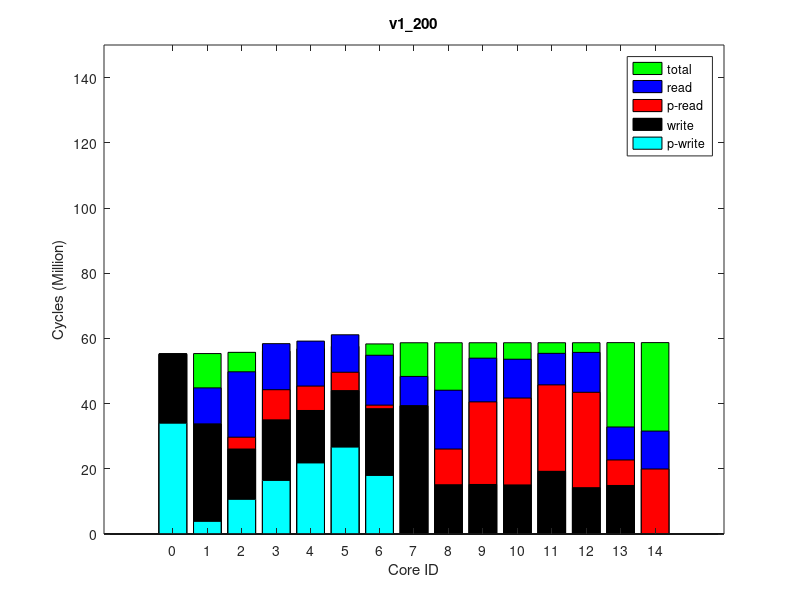

MATLAB code to generate this figure:
times(1, :, :) = [
0, 54437040, 0
1176, 54796634, 0
3630247, 55170399, 0
9258474, 55527414, 0
7490527, 56238889, 0
5629050, 56981947, 0
1075945, 57729837, 0
61301, 58081814, 0
10934306, 58082824, 0
25330423, 58084650, 0
26642345, 58086806, 0
26512063, 58089535, 0
29256770, 58091100, 0
7743512, 58121684, 0
19108011, 58130242, 0
];
times(2, :, :) = [
0, 54441412, 0
1186, 54801261, 0
3624772, 55174943, 0
9246222, 55531672, 0
7491674, 56243474, 0
5627582, 56986610, 0
1077692, 57734649, 0
61470, 58086603, 0
10939774, 58087624, 0
25335783, 58089450, 0
26645224, 58091608, 0
26517998, 58094370, 0
29249347, 58095923, 0
7828059, 58126500, 0
20028572, 58135052, 0
];
times(3, :, :) = [
0, 54442797, 0
1182, 54803151, 0
3627655, 55177262, 0
9236541, 55534035, 0
7485715, 56246252, 0
5632837, 56988848, 0
1077448, 57737080, 0
61405, 58088917, 0
10944725, 58089923, 0
25336714, 58091746, 0
26646729, 58093895, 0
26519280, 58096611, 0
29252127, 58098162, 0
7829660, 58128742, 0
20030650, 58137291, 0
];
times(4, :, :) = [
0, 54443319, 0
1181, 54803732, 0
3627960, 55177239, 0
9234805, 55534410, 0
7479918, 56246614, 0
5628619, 56989738, 0
1077332, 57738443, 0
61252, 58090238, 0
10943163, 58091228, 0
25340397, 58093061, 0
26648080, 58095233, 0
26519287, 58098010, 0
29255393, 58099672, 0
7830898, 58130229, 0
20033673, 58138791, 0
];
times(5, :, :) = [
0, 54448193, 0
1225, 54807720, 0
3627255, 55181383, 0
9230435, 55538517, 0
7481362, 56250792, 0
5617048, 56993738, 0
1070894, 57741915, 0
61353, 58093708, 0
10950342, 58094713, 0
25340975, 58096550, 0
26650987, 58098733, 0
26521016, 58101478, 0
29255685, 58103137, 0
7832115, 58133747, 0
20036650, 58142295, 0
];
times(6, :, :) = [
0, 54441171, 0
1189, 54801615, 0
3629616, 55175180, 0
9254497, 55532036, 0
7497408, 56243485, 0
5630310, 56986255, 0
1082938, 57734240, 0
61301, 58086112, 0
10938634, 58087125, 0
25333810, 58088967, 0
26644684, 58091149, 0
26516835, 58093882, 0
29248793, 58095557, 0
7825605, 58126166, 0
20028708, 58134724, 0
];
times(7, :, :) = [
0, 54449324, 0
1185, 54809389, 0
3621722, 55182955, 0
9220254, 55539629, 0
7472946, 56251578, 0
5612914, 56994033, 0
1071620, 57742143, 0
61362, 58094153, 0
10945867, 58095163, 0
25343133, 58096985, 0
26653826, 58099164, 0
26520368, 58101896, 0
29255359, 58103451, 0
7834358, 58134030, 0
20035254, 58142589, 0
];
times(8, :, :) = [
0, 54441656, 0
1181, 54801716, 0
3627611, 55175394, 0
9244676, 55532101, 0
7484226, 56243962, 0
5617777, 56986744, 0
1070242, 57734652, 0
61403, 58086531, 0
10937224, 58087527, 0
25335270, 58089366, 0
26645756, 58091546, 0
26515954, 58094320, 0
29247937, 58095968, 0
7826832, 58126558, 0
20028225, 58135092, 0
];
times(9, :, :) = [
0, 54445190, 0
1225, 54805119, 0
3624227, 55179142, 0
9214426, 55535855, 0
7463526, 56248259, 0
5607754, 56991612, 0
1069207, 57739589, 0
61369, 58091596, 0
10947591, 58092609, 0
25340650, 58094452, 0
26650187, 58096632, 0
26525318, 58099337, 0
29255214, 58100893, 0
7829581, 58131491, 0
20034369, 58140055, 0
];
times(10, :, :) = [
0, 54443067, 0
1181, 54803072, 0
3636307, 55176393, 0
9239867, 55533553, 0
7488336, 56245772, 0
5621646, 56988918, 0
1072013, 57737602, 0
61521, 58089448, 0
10945862, 58090437, 0
25336692, 58092322, 0
26648635, 58094477, 0
26512304, 58097162, 0
29247775, 58098717, 0
7831493, 58129291, 0
20031153, 58137837, 0
];
ave_times = round(squeeze(mean(times)));
format long g, ave_times
std_times = round(squeeze(std(times)));
format long g, std_times
polling_read_times = ave_times;
times(1, :, :) = [
33980337, 57438005, 0
3871200, 57817487, 0
10620611, 58212867, 0
16414903, 58590188, 0
21782987, 59341666, 0
26636594, 60125637, 0
17949364, 60920269, 0
0, 61284032, 0
0, 61285005, 0
0, 61286765, 0
0, 61288971, 0
0, 61291690, 0
0, 61293277, 0
0, 61324941, 0
0, 61331397, 0
];
times(2, :, :) = [
33980734, 57436777, 0
3870222, 57816603, 0
10624363, 58212184, 0
16425278, 58589002, 0
21797081, 59340896, 0
26646155, 60125522, 0
17955024, 60919908, 0
0, 61283615, 0
0, 61284602, 0
0, 61286378, 0
0, 61288588, 0
0, 61291349, 0
0, 61292949, 0
0, 61324646, 0
0, 61331104, 0
];
times(3, :, :) = [
33979919, 57437582, 0
3872221, 57817487, 0
10635017, 58213077, 0
16449530, 58590155, 0
21815416, 59342409, 0
26668571, 60126591, 0
17964592, 60921001, 0
0, 61284785, 0
0, 61285788, 0
0, 61287578, 0
0, 61289771, 0
0, 61292505, 0
0, 61294094, 0
0, 61325827, 0
0, 61332270, 0
];
times(4, :, :) = [
33980928, 57437426, 0
3871380, 57817547, 0
10624639, 58212916, 0
16430843, 58589989, 0
21797196, 59341972, 0
26667329, 60126502, 0
17960166, 60921085, 0
0, 61284790, 0
0, 61285765, 0
0, 61287540, 0
0, 61289719, 0
0, 61292459, 0
0, 61294038, 0
0, 61325738, 0
0, 61332185, 0
];
times(5, :, :) = [
33978749, 57435505, 0
3868950, 57815689, 0
10620634, 58211201, 0
16418337, 58587987, 0
21794264, 59340173, 0
26640199, 60124983, 0
17953603, 60919877, 0
0, 61283468, 0
0, 61284450, 0
0, 61286219, 0
0, 61288457, 0
0, 61291168, 0
0, 61292771, 0
0, 61324464, 0
0, 61330921, 0
];
times(6, :, :) = [
33980427, 57438213, 0
3876125, 57817991, 0
10630460, 58213367, 0
16436504, 58590032, 0
21797206, 59341410, 0
26646105, 60126475, 0
17955154, 60921308, 0
0, 61284878, 0
0, 61285868, 0
0, 61287640, 0
0, 61289868, 0
0, 61292629, 0
0, 61294212, 0
0, 61325921, 0
0, 61332425, 0
];
times(7, :, :) = [
33981447, 57438206, 0
3870118, 57818182, 0
10623831, 58213389, 0
16426002, 58590424, 0
21792957, 59342301, 0
26658901, 60126793, 0
17956073, 60920920, 0
0, 61284687, 0
0, 61285683, 0
0, 61287457, 0
0, 61289682, 0
0, 61292416, 0
0, 61294012, 0
0, 61325714, 0
0, 61332168, 0
];
times(8, :, :) = [
33980215, 57436723, 0
3867449, 57816858, 0
10617895, 58211929, 0
16412693, 58589276, 0
21784833, 59340669, 0
26645799, 60125213, 0
17950581, 60920213, 0
0, 61283825, 0
0, 61284822, 0
0, 61286617, 0
0, 61288833, 0
0, 61291587, 0
0, 61293181, 0
0, 61324870, 0
0, 61331322, 0
];
times(9, :, :) = [
33986330, 57443215, 0
3880713, 57822896, 0
10649326, 58218096, 0
16451941, 58594676, 0
21812098, 59347198, 0
26664790, 60131303, 0
17963003, 60926132, 0
0, 61289558, 0
0, 61290541, 0
0, 61292298, 0
0, 61294488, 0
0, 61297218, 0
0, 61298803, 0
0, 61330494, 0
0, 61336940, 0
];
times(10, :, :) = [
33980623, 57438224, 0
3873275, 57817459, 0
10633155, 58213283, 0
16436436, 58590643, 0
21815061, 59342496, 0
26672625, 60127213, 0
17956065, 60921797, 0
0, 61285477, 0
0, 61286450, 0
0, 61288220, 0
0, 61290442, 0
0, 61293146, 0
0, 61294736, 0
0, 61326417, 0
0, 61332866, 0
];
ave_times = round(squeeze(mean(times)));
format long g, ave_times
std_times = round(squeeze(std(times)));
format long g, std_times
polling_write_times = ave_times;
times(1, :, :) = [
0, 60229921, 0
11110795, 60629632, 64000
23689684, 61040067, 128000
23366630, 61434565, 64000
21280343, 62222543, 64000
17123318, 63043280, 64000
16378401, 63867413, 128000
9043830, 64263388, 64000
28988506, 64264406, 128000
38750882, 64266197, 64000
38560325, 64268351, 64000
36194384, 64271462, 64000
41491708, 64273047, 64000
17945881, 64303998, 128000
30751756, 64336813, 250000
];
times(2, :, :) = [
0, 60232262, 0
11110648, 60631164, 64000
23685914, 61041136, 128000
23375375, 61435764, 64000
21279507, 62223459, 64000
17132067, 63043903, 64000
16377137, 63868066, 128000
9044324, 64264214, 64000
28991171, 64265225, 128000
38752675, 64267025, 64000
38564073, 64269190, 64000
36194166, 64272315, 64000
41495825, 64273911, 64000
17943031, 64304845, 128000
31665688, 64336548, 250000
];
times(3, :, :) = [
0, 60231132, 0
11109605, 60630545, 64000
23703842, 61040063, 128000
23382327, 61434759, 64000
21292559, 62221959, 64000
17122713, 63043188, 64000
16381678, 63866901, 128000
9045430, 64263009, 64000
28988871, 64264042, 128000
38750519, 64265839, 64000
38560989, 64267992, 64000
36190893, 64271096, 64000
41490158, 64272666, 64000
17938532, 64303622, 128000
31666073, 64335319, 250000
];
times(4, :, :) = [
0, 60225559, 0
11110792, 60625553, 64000
23693141, 61036167, 128000
23363855, 61431101, 64000
21282784, 62219326, 64000
17123055, 63040378, 64000
16385493, 63864643, 128000
9044438, 64260670, 64000
28985550, 64261694, 128000
38748463, 64263452, 64000
38560005, 64265589, 64000
36188716, 64268673, 64000
41492581, 64270248, 64000
17937122, 64301197, 128000
31662931, 64332809, 250000
];
times(5, :, :) = [
0, 60221096, 0
11110283, 60620162, 64000
23694174, 61030010, 128000
23384233, 61424968, 64000
21278574, 62212640, 64000
17138867, 63033372, 64000
16385467, 63857920, 128000
9041738, 64254061, 64000
28980986, 64255064, 128000
38741019, 64256864, 64000
38554053, 64259018, 64000
36183440, 64262145, 64000
41484486, 64263727, 64000
17931220, 64294655, 128000
31655858, 64326258, 250000
];
times(6, :, :) = [
0, 60227473, 0
11111380, 60627103, 64000
23690944, 61036917, 128000
23380416, 61432132, 64000
21262457, 62220201, 64000
17104063, 63041018, 64000
16376590, 63865038, 128000
9044117, 64260996, 64000
28986410, 64262022, 128000
38747894, 64263779, 64000
38560313, 64265942, 64000
36190588, 64269032, 64000
41493089, 64270606, 64000
17939309, 64301556, 128000
31663272, 64333254, 250000
];
times(7, :, :) = [
0, 60232345, 0
11113401, 60632130, 64000
23684706, 61042475, 128000
23362636, 61437060, 64000
21280958, 62224943, 64000
17116201, 63045786, 64000
16382828, 63869868, 128000
9046748, 64265897, 64000
28991722, 64266923, 128000
38752548, 64268696, 64000
38561123, 64270829, 64000
36196215, 64273978, 64000
41496398, 64275562, 64000
17945328, 64306498, 128000
31667250, 64338184, 250000
];
times(8, :, :) = [
0, 60231412, 0
11110890, 60630588, 64000
23686813, 61039970, 128000
23362040, 61434146, 64000
21270866, 62222112, 64000
17119306, 63043006, 64000
16382546, 63866612, 128000
9044236, 64262647, 64000
28988067, 64263651, 128000
38751428, 64265451, 64000
38561010, 64267627, 64000
36188560, 64270790, 64000
41493705, 64272398, 64000
17940511, 64303384, 128000
31665062, 64334895, 250000
];
times(9, :, :) = [
0, 60223568, 0
11109475, 60623517, 64000
23704734, 61032930, 128000
23407827, 61427441, 64000
21301441, 62214555, 64000
17147014, 63035476, 64000
16383182, 63859160, 128000
9043645, 64255307, 64000
28982188, 64256343, 128000
38744182, 64258128, 64000
38552566, 64260299, 64000
36183017, 64263401, 64000
41486857, 64264977, 64000
17933179, 64295920, 128000
31657259, 64327530, 250000
];
times(10, :, :) = [
0, 60232970, 0
11111442, 60632393, 64000
23689714, 61041913, 128000
23363129, 61436771, 64000
21286042, 62224561, 64000
17116988, 63045281, 64000
16377211, 63868755, 128000
9046384, 64264956, 64000
28991797, 64265993, 128000
38750718, 64267765, 64000
38564029, 64269938, 64000
36194650, 64273091, 64000
41495945, 64274687, 64000
17946574, 64305670, 128000
31666808, 64337072, 250000
];
ave_times = round(squeeze(mean(times)));
format long g, ave_times
std_times = round(squeeze(std(times)));
format long g, std_times
read_times = ave_times;
times(1, :, :) = [
0, 54983978, 0
0, 55347078, 0
0, 55724515, 0
0, 56084235, 0
0, 56801995, 0
0, 57551671, 0
0, 58308574, 0
0, 58664744, 0
0, 58665749, 0
0, 58667499, 0
0, 58669610, 0
0, 58672269, 0
0, 58673806, 0
0, 58704239, 0
0, 58711564, 0
];
times(2, :, :) = [
0, 54988155, 0
0, 55350946, 0
0, 55728539, 0
0, 56088269, 0
0, 56805725, 0
0, 57555482, 0
0, 58312958, 0
0, 58669096, 0
0, 58670079, 0
0, 58671816, 0
0, 58673913, 0
0, 58676621, 0
0, 58678173, 0
0, 58708593, 0
0, 58715915, 0
];
times(3, :, :) = [
0, 54987426, 0
0, 55350458, 0
0, 55728179, 0
0, 56087852, 0
0, 56805047, 0
0, 57554796, 0
0, 58312049, 0
0, 58668258, 0
0, 58669233, 0
0, 58670986, 0
0, 58673082, 0
0, 58675756, 0
0, 58677315, 0
0, 58707726, 0
0, 58715047, 0
];
times(4, :, :) = [
0, 54983427, 0
0, 55346338, 0
0, 55724079, 0
0, 56083991, 0
0, 56801460, 0
0, 57551531, 0
0, 58309033, 0
0, 58665331, 0
0, 58666296, 0
0, 58668032, 0
0, 58670162, 0
0, 58672838, 0
0, 58674367, 0
0, 58704798, 0
0, 58712121, 0
];
times(5, :, :) = [
0, 54981179, 0
0, 55343976, 0
0, 55721651, 0
0, 56081644, 0
0, 56799324, 0
0, 57548631, 0
0, 58305723, 0
0, 58661941, 0
0, 58662928, 0
0, 58664675, 0
0, 58666778, 0
0, 58669445, 0
0, 58670980, 0
0, 58701407, 0
0, 58708729, 0
];
times(6, :, :) = [
0, 54987842, 0
0, 55350896, 0
0, 55728450, 0
0, 56087923, 0
0, 56805535, 0
0, 57555725, 0
0, 58312897, 0
0, 58669051, 0
0, 58670029, 0
0, 58671758, 0
0, 58673852, 0
0, 58676501, 0
0, 58678027, 0
0, 58708432, 0
0, 58715737, 0
];
times(7, :, :) = [
0, 54987697, 0
0, 55350107, 0
0, 55727726, 0
0, 56087472, 0
0, 56804970, 0
0, 57554492, 0
0, 58311687, 0
0, 58667958, 0
0, 58668940, 0
0, 58670673, 0
0, 58672764, 0
0, 58675409, 0
0, 58676933, 0
0, 58707330, 0
0, 58714651, 0
];
times(8, :, :) = [
0, 54987500, 0
0, 55351013, 0
0, 55728497, 0
0, 56088675, 0
0, 56806188, 0
0, 57555809, 0
0, 58313084, 0
0, 58669355, 0
0, 58670334, 0
0, 58672080, 0
0, 58674186, 0
0, 58676884, 0
0, 58678432, 0
0, 58708846, 0
0, 58716151, 0
];
times(9, :, :) = [
0, 54987241, 0
0, 55350232, 0
0, 55728055, 0
0, 56087675, 0
0, 56805695, 0
0, 57555278, 0
0, 58312997, 0
0, 58669159, 0
0, 58670161, 0
0, 58671896, 0
0, 58674027, 0
0, 58676690, 0
0, 58678223, 0
0, 58708660, 0
0, 58715982, 0
];
times(10, :, :) = [
0, 54982465, 0
0, 55345303, 0
0, 55722734, 0
0, 56082526, 0
0, 56800168, 0
0, 57550043, 0
0, 58307146, 0
0, 58663224, 0
0, 58664194, 0
0, 58665928, 0
0, 58668024, 0
0, 58670724, 0
0, 58672269, 0
0, 58702680, 0
0, 58709994, 0
];
ave_times = round(squeeze(mean(times)));
format long g, ave_times
std_times = round(squeeze(std(times)));
format long g, std_times
total_times = ave_times;
times(1, :, :) = [
55279105, 68607404, 64000
33717061, 69062427, 128000
26079335, 69533117, 64000
35030905, 69983491, 64000
37907972, 70882432, 64000
44009062, 71821192, 64000
38456532, 72761821, 64000
39291115, 73202126, 128000
15118841, 73203248, 64000
15191862, 73205346, 64000
15057396, 73208047, 64000
19234807, 73211123, 64000
14209448, 73213055, 64000
14931008, 73251686, 64000
0, 73252530, 0
];
times(2, :, :) = [
55276644, 68604943, 64000
33712903, 69060190, 128000
26045317, 69531114, 64000
34992985, 69981817, 64000
37873241, 70881010, 64000
43978713, 71819993, 64000
38438672, 72760772, 64000
39291320, 73201240, 128000
15117821, 73202379, 64000
15192030, 73204525, 64000
15056338, 73207261, 64000
19221703, 73210408, 64000
14216612, 73212338, 64000
14880853, 73250976, 64000
0, 73251843, 0
];
times(3, :, :) = [
55275482, 68603781, 64000
33713732, 69058915, 128000
26064437, 69529452, 64000
35017009, 69980410, 64000
37893745, 70879633, 64000
43976646, 71818269, 64000
38442285, 72759368, 64000
39288807, 73199666, 128000
15117597, 73200802, 64000
15191686, 73202946, 64000
15056527, 73205652, 64000
19231278, 73208778, 64000
14216339, 73210733, 64000
14880920, 73249379, 64000
0, 73250236, 0
];
times(4, :, :) = [
55279182, 68607481, 64000
33717227, 69062504, 128000
26078010, 69533211, 64000
35034821, 69983890, 64000
37895672, 70883175, 64000
44012477, 71822601, 64000
38468467, 72763816, 64000
39294900, 73204326, 128000
15118097, 73205486, 64000
15192127, 73207600, 64000
15057918, 73210322, 64000
19221433, 73213347, 64000
14215197, 73215288, 64000
14883483, 73253928, 64000
0, 73254780, 0
];
times(5, :, :) = [
55276736, 68605035, 64000
33715263, 69060582, 128000
26082161, 69531151, 64000
35035269, 69981885, 64000
37919713, 70880804, 64000
44025046, 71819847, 64000
38453342, 72761059, 64000
39291368, 73201392, 128000
15119234, 73202515, 64000
15193361, 73204614, 64000
15058183, 73207370, 64000
19226992, 73210373, 64000
14215013, 73212295, 64000
14881763, 73250942, 64000
0, 73251792, 0
];
times(6, :, :) = [
55275227, 68603526, 64000
33712927, 69058861, 128000
26062454, 69529518, 64000
35016139, 69979816, 64000
37873517, 70879055, 64000
43973096, 71817904, 64000
38426512, 72758996, 64000
39290319, 73199329, 128000
15117055, 73200458, 64000
15191956, 73202591, 64000
15056259, 73205350, 64000
19226203, 73208355, 64000
14217324, 73210287, 64000
14880864, 73248945, 64000
0, 73249805, 0
];
times(7, :, :) = [
55280436, 68608735, 64000
33715215, 69063503, 128000
26068273, 69534007, 64000
35026286, 69984855, 64000
37886904, 70883724, 64000
43980892, 71823118, 64000
38456418, 72764274, 64000
39291642, 73204735, 128000
15118795, 73205877, 64000
15190485, 73207993, 64000
15057967, 73210745, 64000
19222170, 73213752, 64000
14216711, 73215703, 64000
14880880, 73254354, 64000
0, 73255208, 0
];
times(8, :, :) = [
55279556, 68607855, 64000
33716070, 69062690, 128000
26074672, 69533581, 64000
35027620, 69983911, 64000
37902929, 70882981, 64000
44005176, 71822299, 64000
38456429, 72763159, 64000
39292976, 73203577, 128000
15117874, 73204712, 64000
15191229, 73206831, 64000
15056678, 73209516, 64000
19226232, 73212599, 64000
14214489, 73214547, 64000
14880809, 73253176, 64000
0, 73254023, 0
];
times(9, :, :) = [
55275243, 68603542, 64000
33713365, 69058600, 128000
26049869, 69529198, 64000
35004381, 69979782, 64000
37868405, 70878949, 64000
43979574, 71817291, 64000
38448673, 72758114, 64000
39290438, 73198263, 128000
15118257, 73199402, 64000
15191597, 73201505, 64000
15055610, 73204190, 64000
19229549, 73207272, 64000
14216034, 73209215, 64000
14882625, 73247868, 64000
0, 73248711, 0
];
times(10, :, :) = [
55277262, 68605561, 64000
33714049, 69060896, 128000
26061863, 69531425, 64000
35011810, 69981829, 64000
37894558, 70880500, 64000
43988436, 71819712, 64000
38456511, 72760986, 64000
39290288, 73201390, 128000
15119722, 73202514, 64000
15192834, 73204615, 64000
15056589, 73207303, 64000
19223286, 73210382, 64000
14216751, 73212319, 64000
14882709, 73250946, 64000
0, 73251804, 0
];
ave_times = round(squeeze(mean(times)));
format long g, ave_times
std_times = round(squeeze(std(times)));
format long g, std_times
write_times = ave_times;
mytitle = 'v1\_200';
% order = [1 2 3 4 8 7 6 5 9 10 11 12 15 14 13];
order = 1:15;

total_times = total_times(:, 2)(order);

read_times = read_times(:, 1)(order);
write_times = write_times(:, 1)(order);

polling_read_times = polling_read_times(:, 1)(order);
polling_write_times = polling_write_times(:, 1)(order);

total_times /= 1000000;

read_times /= 1000000;
write_times /= 1000000;

polling_read_times /= 1000000;
polling_write_times /= 1000000;

% laying read on top of write
read_times += write_times;
polling_read_times += write_times;

figure(1);
clf()
% set(gcf, 'Position', get(0,'Screensize'));
% set(gcf,'units','normalized','outerposition',[0 0 1 1])
bar(0:14, total_times,'g');
hold on;
bar(0:14, read_times,'b');
bar(0:14, polling_read_times,'r');
bar(0:14, write_times,'k');
bar(0:14, polling_write_times,'c');
hold off

axis([-2 16 0 150])
% axis([-1 15])
set(gca,'XTick',0:14);
% set(gca,'xticklabel',{ '0'; '1'; '2'; '3'; '7'; '6'; '5'; '4'; '8'; '9'; '10'; '11'; '15'; '14'; '13' })

xlabel('Core ID')
ylabel('Cycles (Million)')

legend('total', 'read', 'p-read', 'write', 'p-write')
title(mytitle)
print(1, strcat(mytitle, '.png'))
